Frame 1 (no input): blank canvas, image omitted
Frame 60 (no input): blank canvas, image omitted
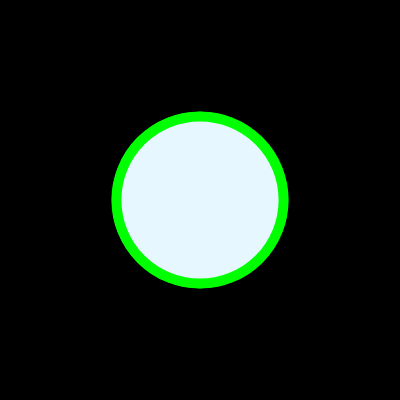
Frame 120 (the mouse pressed at the canvas centre since frame 60)

The p5.js sketch whose frames 1 and 60 were blank and that drew this single picture after the mouse press (run headless with seeded random() and noise() and a simulated clock; from frame 60 on, the mouse is pressed at the canvas centre):

// p5.js sketch
// ── sketch.js
let posX, posY

function setup() {
  posX=width/2
  posY=height/2
  createCanvas(400, 400);
  frameRate(144)
  background(0);
  colorMode(HSB)
}

// function mousePressed(){
//   strokeWeight(1)
//   noFill()
//   //ellipse(mouseX, mouseY, 10)
//   fill(200, 10, 100)
//   rect(mouseX, mouseY, 10)
// }

// function mouseReleased(){
//   strokeWeight(1)
//   fill(200, 10, 100)
//   ellipse(mouseX, mouseY, 10)
// }

function keyPressed(){
  if(key=="b"){
    background(0)
  }
  
}

function draw() {
  //background(220); removing the background here and moving it to the setup function means that a new circle is drawn each time the mouse moves
  if(mouseIsPressed){
    //let d=dist(pmouseX, pmouseY, mouseX, mouseY)
    strokeWeight(10)
    stroke(frameCount%360, 100, 100)
    //line(pmouseX, pmouseY, mouseX, mouseY)
    fill(200, 10, 100)
    //line(pmouseX, pmouseY, mouseX, mouseY)
    //line(width/2, height/2, mouseX, mouseY)
    //ellipse(width/2, height/2, mouseX, mouseY) - all seeing eye 
    posX+=(mouseX-posX)/40
    posY+=(mouseY-posY)/40
    ellipse(width/2, height/2, posX, posY) //- lazy all seeing eye
    
  }
  
}
